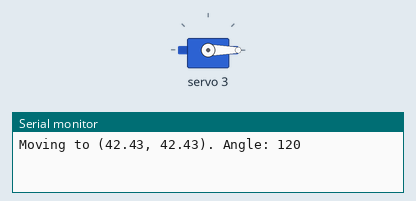
Simulated run of this sketch. Board: Arduino Uno, built with avr-gcc and run on an emulated ATmega328P. Shown: servo, the last lines printed to the serial monitor.

Above: at 0.05 s.
At 5.0 s:
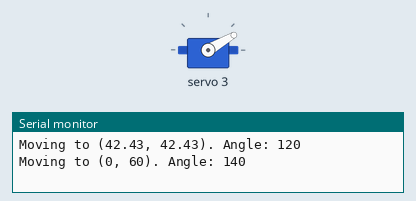
At 7.35 s:
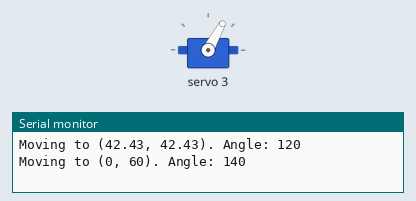
At 10.45 s:
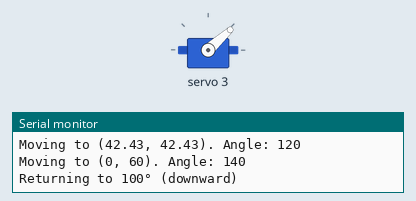
Timing chart, 0 to 13.6 s (numbered marks = the images above):
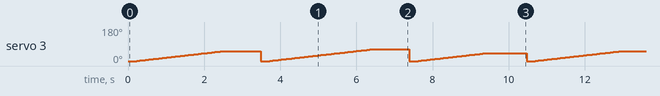

The sketch:

1DOFInversekinematics.ino
```cpp
#include <Wire.h>
#include <HCPCA9685.h> // Using the HCPCA9685 library

HCPCA9685 HCPCA9685(0x40); // I2C address of PCA9685

// Servo configuration
#define SERVO_CHANNEL 3     // Servo channel (e.g., 3)
#define SERVO_MIN 100       // Minimum angle (100° = downward)
#define SERVO_MAX 180       // Maximum angle (180° = upward)
#define ARM_LENGTH 60       // Arm length in cm (60 cm)

void setup() {
  Serial.begin(9600);
  HCPCA9685.Init(SERVO_MODE); // Initialize PCA9685 in servo mode
  HCPCA9685.Sleep(false);     // Disable sleep mode
}

// Function to calculate angle θ for given (x, y)
int calculateAngle(float x, float y) {
  float distance = sqrt(x * x + y * y);

  // Check if the point is reachable (60 cm ± tolerance)
  if (abs(distance - ARM_LENGTH) > 0.5) {
    Serial.println("Error: Point is out of the arm's reach!");
    return -1; // Return -1 if unreachable
  }

  // Calculate angle in radians and convert to degrees
  float theta = atan2(y, x) * 180.0 / M_PI;

  // Map the angle to servo range (100°-180°)
  theta = constrain(theta, 0, 180); // Limit to 0°-180°
  theta = map(theta, 0, 180, SERVO_MIN, SERVO_MAX);

  return (int)theta;
}

// Move servo smoothly to a target angle
void moveServo(int targetAngle) {
  int currentAngle = HCPCA9685.GetServoPosition(SERVO_CHANNEL);
  int step = (targetAngle > currentAngle) ? 1 : -1;

  for (int i = currentAngle; i != targetAngle; i += step) {
    HCPCA9685.Servo(SERVO_CHANNEL, i);
    delay(20); // Adjust delay for smoother motion
  }
}

void loop() {
  // --- Example 1: Move to (42.43, 42.43) - 45° ---
  float x1 = 42.43;
  float y1 = 42.43;

  int angle1 = calculateAngle(x1, y1);
  if (angle1 != -1) {
    Serial.print("Moving to (42.43, 42.43). Angle: ");
    Serial.println(angle1);
    moveServo(angle1);
    delay(1000); // Wait 1 second
  }

  // --- Example 2: Move to (0, 60) - 90° ---
  float x2 = 0;
  float y2 = 60;

  int angle2 = calculateAngle(x2, y2);
  if (angle2 != -1) {
    Serial.print("Moving to (0, 60). Angle: ");
    Serial.println(angle2);
    moveServo(angle2);
    delay(1000);
  }

  // --- Return to initial position (100°) ---
  Serial.println("Returning to 100° (downward)");
  moveServo(SERVO_MIN);
  delay(1000);
}
```
